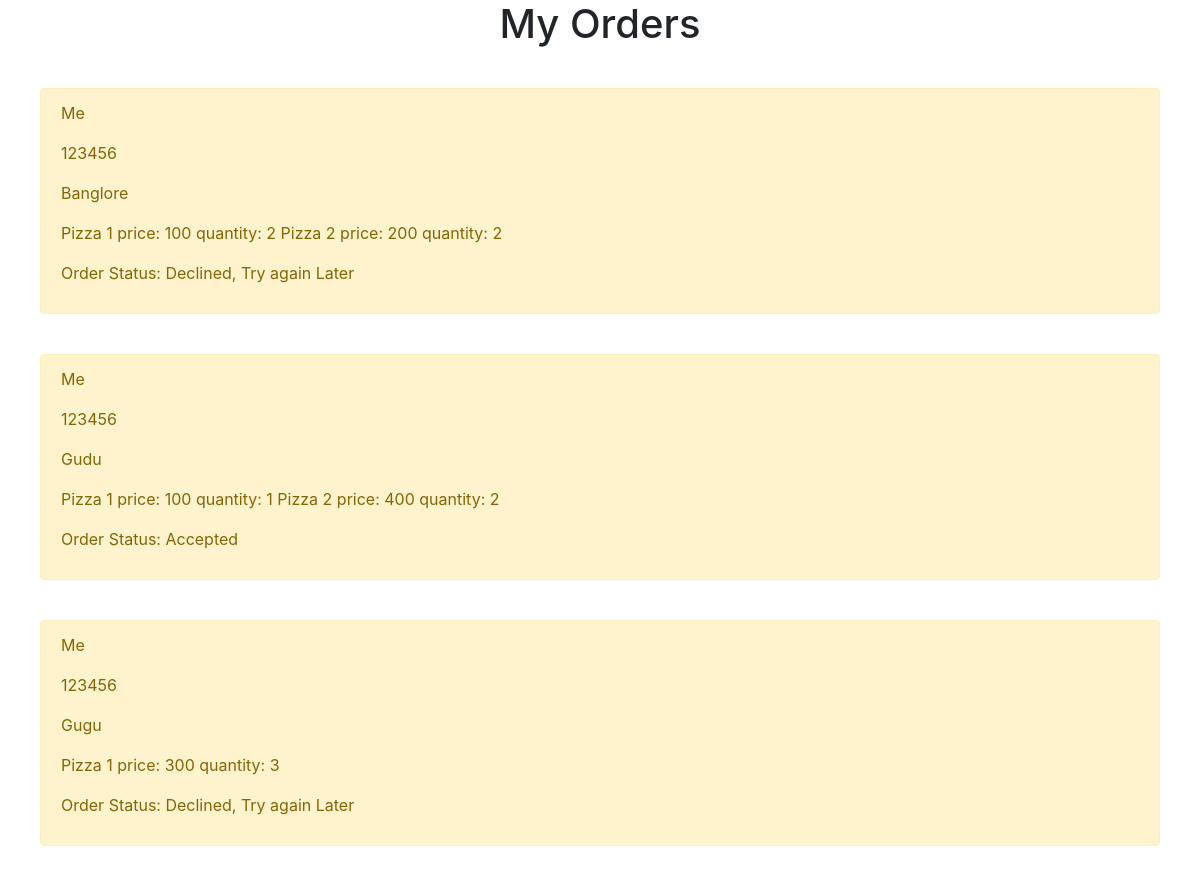
Page /userorders/ (signed in) on the committed database.
### pizzaapp/models.py (models this page shows)
class OrderModel(models.Model):
    username = models.CharField(max_length = 10)
    phoneno = models.CharField(max_length = 10)
    address = models.CharField(max_length = 10)
    ordereditems = models.CharField(max_length = 10)
    status = models.CharField(max_length = 10)

### pizzaapp/views.py (the view)
# urls.py: path('userorders/', userorders),
def userorders(request):
    orders = OrderModel.objects.filter(username = request.user.username)
    context = {'orders': orders}
    return render(request, "pizzaapp/userorders.html", context)

### templates/pizzaapp/userorders.html
{% extends 'base.html' %}
{% block content %}
<h1 style="text-align: center;"> My Orders </h1>
{% for order in orders %}
<div style="margin: 40px;" class="alert alert-warning" role="alert">
    <p> {{order.username}} </p>
    <p> {{order.phoneno}} </p>
    <p> {{order.address}} </p>
    <p> {{order.ordereditems}} </p>
    <p> Order Status: {{order.status}}</p>
</div>
{% endfor %}
{% endblock %}

### rows in the picture
OrderModel: username "Me", phoneno "123456", address "Banglore", ordereditems "Pizza 1 price: 100 quantity: 2 Pizza 2 price: 200 quantity: 2", status "Declined, Try again Later"
OrderModel: username "Me", phoneno "123456", address "Gudu", ordereditems "Pizza 1 price: 100 quantity: 1 Pizza 2 price: 400 quantity: 2", status "Accepted"
OrderModel: username "Me", phoneno "123456", address "Gugu", ordereditems "Pizza 1 price: 300 quantity: 3", status "Declined, Try again Later"
